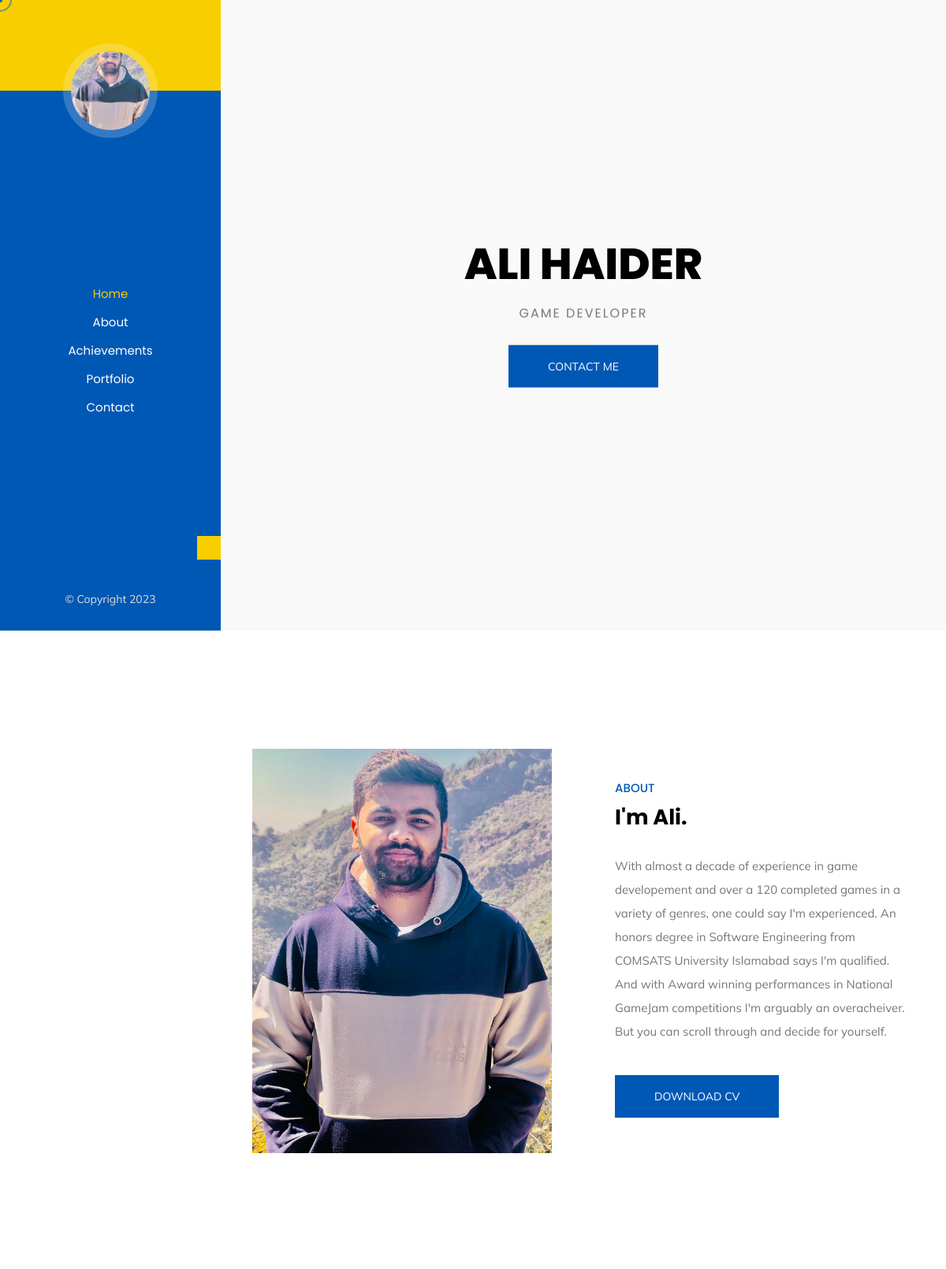
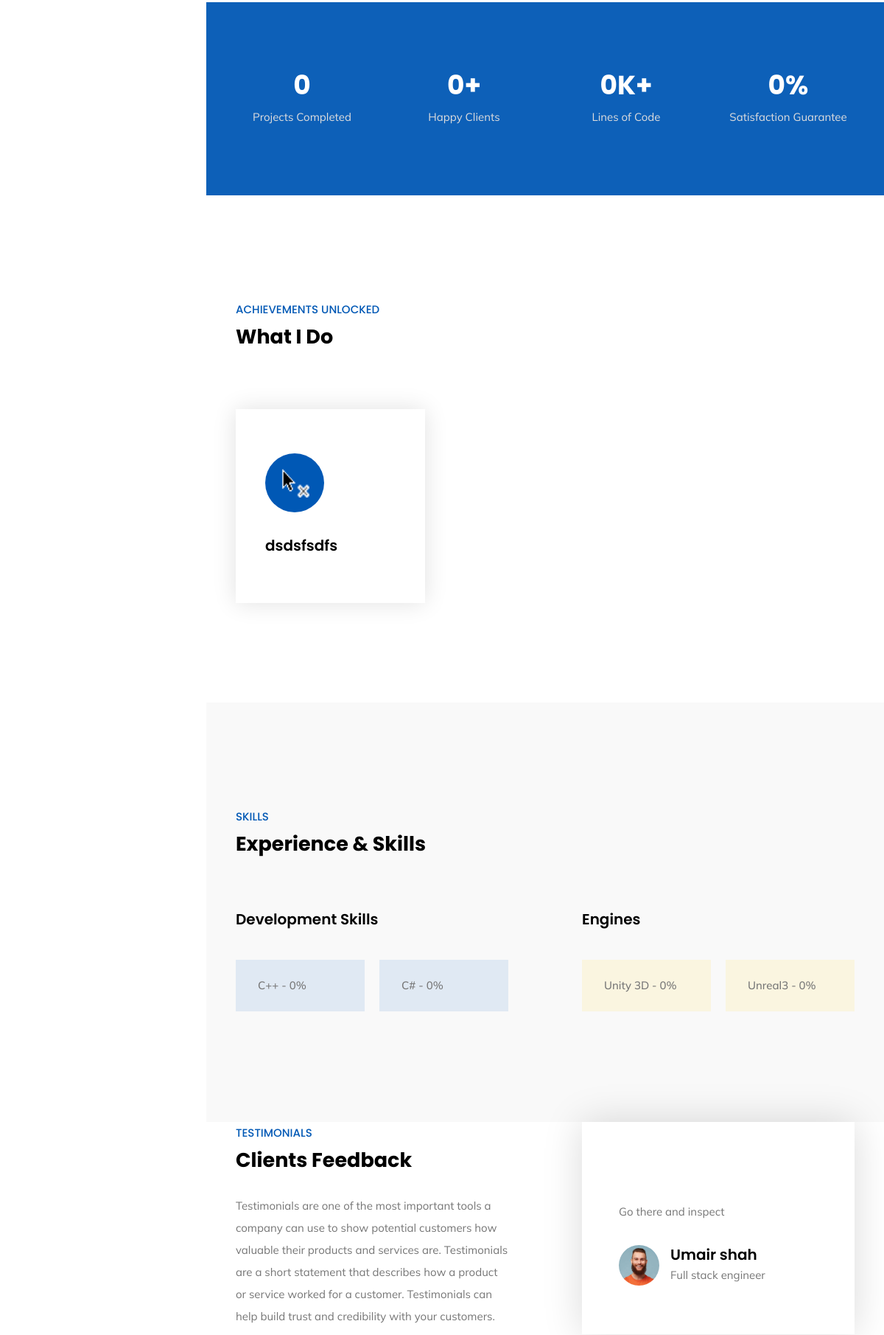
The page / (upper part) on the database its author committed (2 pictures, top to bottom).
### web/models.py (models this page shows, shortened)
class PersonalDetails(models.Model):
    name = models.CharField(max_length=100)
    about_heading = models.CharField(max_length=200)
    about_details = models.TextField()
    cv = models.FileField(upload_to='cv_pdfs/')
    image = models.ImageField(upload_to='profile_images/', null=True, blank=True)
    address = models.TextField()
    email = models.EmailField()
    phone = models.CharField(max_length=15)
    facebook = models.URLField(blank=True, null=True)
    discord = models.CharField(max_length=50, blank=True, null=True)
    github = models.URLField(blank=True, null=True)
    linkedin = models.URLField(blank=True, null=True)

class Achievement(models.Model):
    personal_details = models.ForeignKey(PersonalDetails, on_delete=models.CASCADE)
    icon = models.ImageField(upload_to='achievement_icons/')
    detail_image = models.ImageField(upload_to='achievement_detail/')
    details = RichTextField()
    heading = models.CharField(max_length=200)

class LanguageSkill(models.Model):
    personal_details = models.ForeignKey(PersonalDetails, on_delete=models.CASCADE)
    name = models.CharField(max_length=50)
    percentage = models.PositiveIntegerField()

class Engine(models.Model):
    personal_details = models.ForeignKey(PersonalDetails, on_delete=models.CASCADE)
    name = models.CharField(max_length=50)
    percentage = models.PositiveIntegerField()

class Testimonial(models.Model):
    name = models.CharField(max_length=100)
    image = models.ImageField(upload_to='testimonial_images/')
    designation = models.CharField(max_length=100)
    details = models.CharField(max_length=100)

### web/views.py (the view)
# urls.py: path('', index, name='index'),
def index(request):
    personal_details = PersonalDetails.objects.first()
    achievements = Achievement.objects.filter(personal_details=personal_details)
    language_skills = LanguageSkill.objects.filter(personal_details=personal_details)
    engines = Engine.objects.filter(personal_details=personal_details)
    stories = Story.objects.filter(personal_details=personal_details)
    faqs = FAQ.objects.all()
    testimonials = Testimonial.objects.all()
    context = {
        'personal_details': personal_details,
        'achievements': achievements,
        'language_skills': language_skills,
        'engines': engines,
        'stories': stories,
        'faqs': faqs,
        'testimonials': testimonials,
    }
    return render(request, 'index.html', context=context)

### web/templates/index.html (shortened to what this page needs)
{% load static %}
<!DOCTYPE html>
<html lang="en">
<head>
    <link rel="stylesheet" type="text/css" href="{% static 'css/plugins.css' %}"/>
    <link rel="stylesheet" type="text/css" href="{% static 'css/style.css' %}"/>
</head>
<body>
<div class="arlo_tm_all_wrap" data-magic-cursor="show">
    <div class="arlo_tm_sidebar">
        <div class="logo" data-type="avatar">
            <div class="avatar" data-img-url="{{ personal_details.image.url }}"></div>
        </div>
        <div class="menu scrollable">
            <ul class="anchor_nav">
                <li class="current"><a href="#home">Home</a></li>
                <li><a href="#about">About</a></li>
                <li><a href="#service">Achievements</a></li>
                <li><a href="#portfolio">Portfolio</a></li>
                <li><a href="#contact">Contact</a></li>
            </ul>
        </div>
        <div class="copyright">
            <p>&copy; Copyright 2023</p>
        </div>
        <div class="arlo_tm_resizer">
            <a href="#"><i class="icon-right-dir-2"></i></a>
        </div>
    </div>
    <div class="arlo_tm_mainpart">
        <div class="arlo_tm_section" id="home">
            <div class="arlo_tm_hero">
                <div class="content">
                    <h3 class="name">{{ personal_details.name }}</h3>
                    <div class="animateText">
                        <span>Game Developer</span>
                    </div>
                    <div class="arlo_tm_button" data-position="center">
                        <a class="anchor" href="#contact"><span>Contact Me</span></a>
                    </div>
                </div>
            </div>
        </div>
        <div class="arlo_tm_section" id="about">
            <div class="arlo_tm_about">
                <div class="container">
                    <div class="about_inner">
                        <div class="left">
                            <div class="image">
                                <div class="main" data-img-url="{{ personal_details.image.url }}"></div>
                            </div>
                        </div>
                        <div class="right">
                            <div class="arlo_tm_main_title">
                                <span>About</span>
                                <h3>{{ personal_details.about_heading }}</h3>
                            </div>
                            <div class="text">
                                <p>{{ personal_details.about_details }}</p>
                            </div>
                            <div class="arlo_tm_button" data-position="left">
                                <a href="{{ personal_details.cv.url }}" download><span>Download CV</span></a>
                            </div>
                        </div>
                    </div>
                </div>
            </div>
        </div>
        <div class="arlo_tm_section">
            <div class="arlo_tm_counter">
                <div class="background">
                    <div class="image jarallax" data-speed="0" data-img-url="{% static 'img/slider/2.jpg' %}"></div>
                    <div class="overlay"></div>
                </div>
                <div class="container">
                    <div class="content">
                        <ul>
                            <li>
                                <div class="list_inner">
                                    <h3><span class="tm_counter" data-from="0" data-to="777" data-speed="1500">0</span>
                                    </h3>
                                    <span class="title">Projects Completed</span>
                                </div>
                            </li>
                            <li>
                                <div class="list_inner">
                                    <h3><span class="tm_counter" data-from="0" data-to="800" data-speed="1500">0</span>+
                                    </h3>
                                    <span class="title">Happy Clients</span>
                                </div>
                            </li>
                            <li>
                                <div class="list_inner">
                                    <h3><span class="tm_counter" data-from="0" data-to="450" data-speed="1500">0</span>K+
                                    </h3>
                                    <span class="title">Lines of Code</span>
                                </div>
                            </li>
                            <li>
                                <div class="list_inner">
                                    <h3><span class="tm_counter" data-from="0" data-to="100" data-speed="1500">0</span>%
                                    </h3>
                                    <span class="title">Satisfaction Guarantee</span>
                                </div>
                            </li>
                        </ul>
                    </div>
                </div>
            </div>
        </div>
        <div class="arlo_tm_section" id="service">
            <div class="arlo_tm_services">
                <div class="container">
                    <div class="arlo_tm_main_title">
                        <span>Achievements Unlocked</span>
                        <h3>What I Do</h3>
                    </div>
                    <div class="service_list">
                        <ul>
                            {% for ach in achievements %}
                                <li>
                                    <div class="list_inner">
                                        <div class="in">
                                            <span class="icon"><img class="svg" src="{{ ach.icon.url }}"
                                                                    alt/></span>
                                            <h3 class="title">{{ ach.heading }}</h3>
                                        </div>
                                        <a class="arlo_tm_full_link" href="#"></a>
                                    </div>
                                </li>
                            {% endfor %}
                        </ul>
                    </div>
                </div>
            </div>
        </div>
        <div class="arlo_tm_section">
            <div class="arlo_tm_skills">
                <div class="container">
                    <div class="arlo_tm_main_title">
                        <span>Skills</span>
                        <h3>Experience &amp; Skills</h3>
                    </div>
                    <div class="inner">
                        <div class="left">
                            <div class="skills_title">
                                <h3>Development Skills</h3>
                            </div>
                            <div class="list">
                                <ul>
                                    {% for lang in language_skills %}
                                        <li>
                                            <div class="list_inner">
                                            <span>{{ lang.name }} - <span class="tm_counter" data-from="0"
                                                                          data-to="{{ lang.percentage }}"
                                                                          data-speed="1500">0</span>%</span>
                                            </div>
                                        </li>
                                    {% endfor %}
                                </ul>
                            </div>
                        </div>
                        <div class="right">
                            <div class="skills_title">
                                <h3>Engines</h3>
                            </div>
                            <div class="list">
                                <ul>
                                    {% for eng in engines %}
                                        <li>
                                            <div class="list_inner">
                                            <span>{{ eng.name }} - <span class="tm_counter" data-from="0"
                                                                         data-to="{{ eng.percentage }}"
                                                                         data-speed="1500">0</span>%</span>
                                            </div>
                                        </li>
                                    {% endfor %}
                                </ul>
                            </div>
                        </div>
                    </div>
                </div>
            </div>
        </div>
        <div class="arlo_tm_section">
            <div class="arlo_tm_testimonials">
                <div class="container">
                    <div class="wrapper">
                        <div class="left">
                            <i class="icon-quote-left"></i>
                            <div class="arlo_tm_main_title">
                                <span>Testimonials</span>
                                <h3>Clients Feedback</h3>
                            </div>
                            <div class="text">
                                <p>Testimonials are one of the most important tools a company can use to show potential
                                    customers how valuable their products and services are. Testimonials are a short
                                    statement that describes how a product or service
                                    worked for a customer. Testimonials can help build trust and credibility with your
                                    customers.</p>
                            </div>
                        </div>
                        <div class="right">
                            <div class="testimonials_list">
                                <ul class="owl-carousel">
                                    {% for test in testimonials %}
                                        <li>
                                            <div class="list_inner">
                                                <div class="stars">
                                                    <span><i class="icon-star-3"></i></span>
                                                    <span><i class="icon-star-3"></i></span>
                                                    <span><i class="icon-star-3"></i></span>
                                                    <span><i class="icon-star-3"></i></span>
                                                    <span><i class="icon-star-3"></i></span>
                                                </div>
                                                <div class="text">
                                                    <p>{{ test.details }}</p>
                                                </div>
                                                <div class="details">
                                                    <div class="image">
                                                        <div class="main"
                                                             data-img-url="{{ test.image.url }}"></div>
                                                    </div>
                                                    <div class="info">
                                                        <h3>{{ test.name }}</h3>
                                                        <span>{{ test.designation }}</span>
                                                    </div>
                                                </div>
                                            </div>
                                        </li>
                                    {% endfor %}
                                </ul>
                            </div>
                        </div>
                    </div>
                </div>
            </div>
        </div>
    </div>
</div>
</body>
</html>

### rows shown on the page
PersonalDetails: name "ALI HAIDER", about_heading "I'm Ali.", about_details "With almost a decade of experience in game developement and over a 120 completed games in a variety of genres, one could say I'm experienced. An honors degree in Software Engineering from COMSATS University Islamabad says I'm qualified. And with Award winning performances in National GameJam competitions I'm arguably an overacheiver. But you can scroll through and decide for yourself."
Achievement: icon (picture), heading "dsdsfsdfs"
LanguageSkill: name "C++"
LanguageSkill: name "C#"
Engine: name "Unity 3D"
Engine: name "Unreal3"
Testimonial: details "Go there and inspect", name "Umair shah", designation "Full stack engineer"
